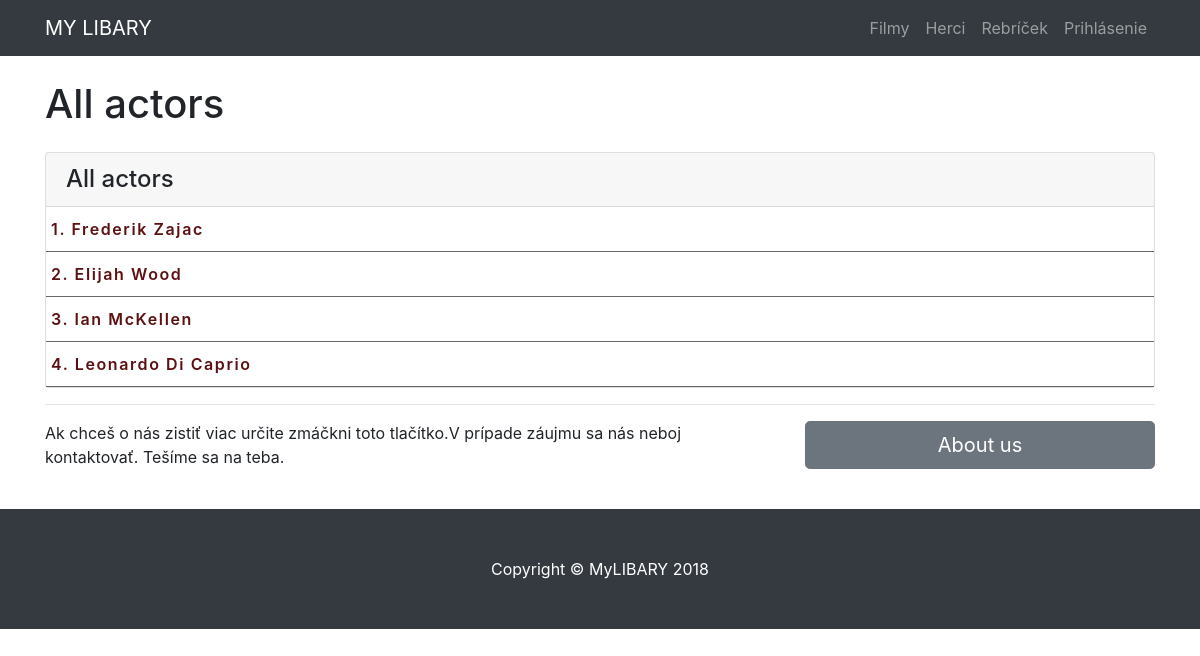
The page /actors/ on the database its author committed.
### todo/models.py (models this page shows)
class Actor(models.Model):
    actor_name = models.CharField(max_length = 50,  null=False)
    age = models.IntegerField(default = 0)
    description = models.TextField(max_length = 500, default = "Description is unknown")
    image_link = models.CharField(max_length= 500, default= "https://vignette.wikia.nocookie.net/kongregate/images/9/96/Unknown_flag.png/revision/latest?cb=20100825093317")
    created_at = models.DateTimeField(auto_now_add=True)
    def __str__(self):
        return self.actor_name

### todo/views.py (the view)
# urls.py: path('actors/', views.actors, name='actors'),
def actors(request):
    actor = Actor.objects.all()
    context = {
        'actor': actor
    }
    return render(request, 'todo/actors.html',context)

### todo/templates/todo/actors.html (shortened to what this page needs)
{% load static %}
<!DOCTYPE html>
<html lang="en">
  <head>
    <link rel="stylesheet" href="https://maxcdn.bootstrapcdn.com/bootstrap/4.0.0/css/bootstrap.min.css">
    <link rel="stylesheet" type="text/css" href="{% static 'todo/test.css' %}">
  </head>
  <body>
    <nav class="navbar fixed-top navbar-expand-lg navbar-dark bg-dark fixed-top">
        <div class="container">
          <a class="navbar-brand" href="{% url 'todo:index' %}">MY LIBARY</a>
          <div class="collapse navbar-collapse" id="navbarResponsive">
            <ul class="navbar-nav ml-auto">
              <li class="nav-item">
                <a class="nav-link" href="{% url 'todo:films' %}">Filmy</a>
              </li>
              <li class="nav-item">
                <a class="nav-link" href="{% url 'todo:actors' %}">Herci</a>
              </li>
              <li class="nav-item">
                <a class="nav-link" href="{% url 'todo:chart' %}">Rebríček</a>
              </li>
              {% if user.is_authenticated %}
            <li class="nav-item">
                <a class="nav-link" href="{% url 'todo:logout' %}">Logout</a>
            </li>
            {% else %}
              <li class="nav-item">
                  <a class="nav-link" href="{% url 'todo:login' %}">Prihlásenie</a>
              </li>
            {% endif %}
            </ul>
          </div>
        </div>
      </nav>
    <div class="container">
      <h1 class="my-4">All actors</h1>
      <div class="row">
        <div class="col-lg-12 mb-12">
          <div class="card h-100">
            <h4 class="card-header">All actors</h4>
            {% for actor in actor %}
            <div class="card-body list-body">
              <a href="{% url 'todo:actor' actor.id %}" class="card-text">{{forloop.counter}}. {{actor}}</a>
            </div>
            {% endfor %}
          </div>
        </div>
    </div>
      <hr>
      <div class="row mb-4">
        <div class="col-md-8">
          <p>Ak chceš o nás zistiť viac určite zmáčkni toto tlačítko.V prípade záujmu sa nás neboj kontaktovať. Tešíme sa na teba.</p>
        </div>
        <div class="col-md-4">
          <a class="btn btn-lg btn-secondary btn-block" href="{% url 'todo:about' %}">About us</a>
        </div>
      </div>
    </div>
    <footer class="py-5 bg-dark">
      <div class="container">
        <p class="m-0 text-center text-white">Copyright &copy; MyLIBARY 2018</p>
      </div>
    </footer>
</body>
</html>

### todo/static/todo/test.css (style rules this page uses)
body { padding-top: 54px; }
@media (min-width: 992px) { body { padding-top: 56px; } }
.list-body { padding:10px 5px; border-bottom:1px solid #6b6666; letter-spacing: 0.1em; }
.list-body a { color:rgb(92, 16, 16); font-weight: 600; }

### rows shown on the page
Actor: actor_name "Frederik Zajac"
Actor: actor_name "Elijah Wood"
Actor: actor_name "Ian McKellen"
Actor: actor_name "Leonardo Di Caprio"
